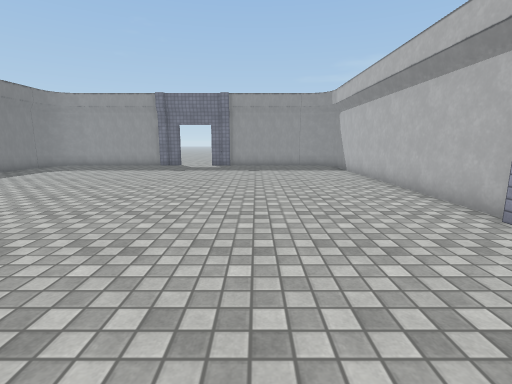
[1] (above)

12 first-person views from a walk through a scene from a Unity 3-D project. The camera is 1.3 m above the floor, tilts 10° down and sees 85° across. The floor is counted in squares, 1 m on a side. Each view is taken from the middle of a square. On the plan, view 1 faces up. The plan holds only what a view shows up to about 13 squares ahead; the rest is blank. The place goes on beyond the plan. The player is left out. Some surface patterns are stand-ins.

[2]
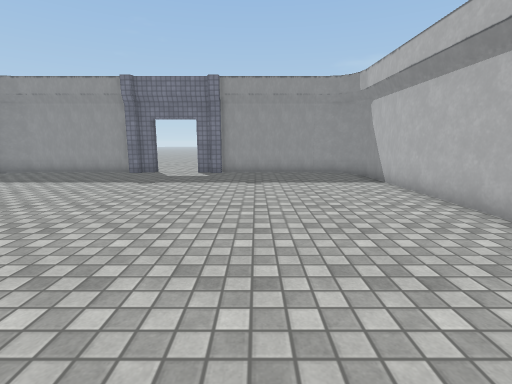

[3]
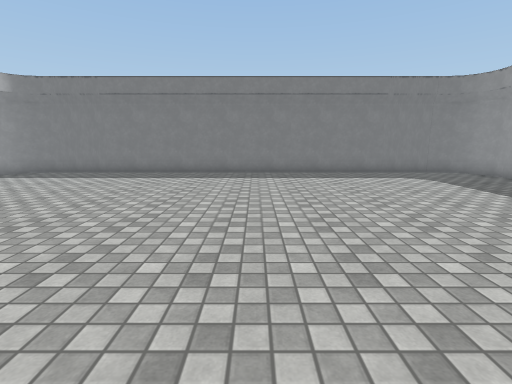

[4]
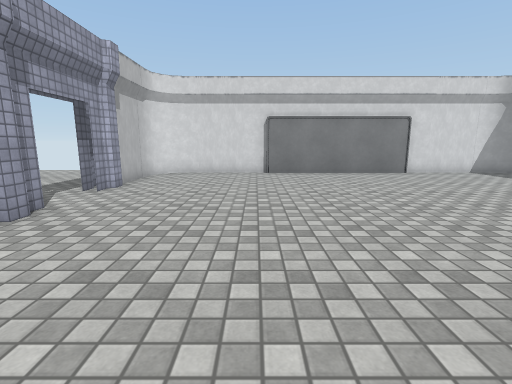

[5]
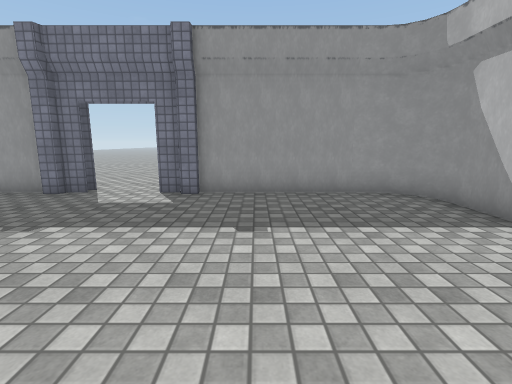

[6]
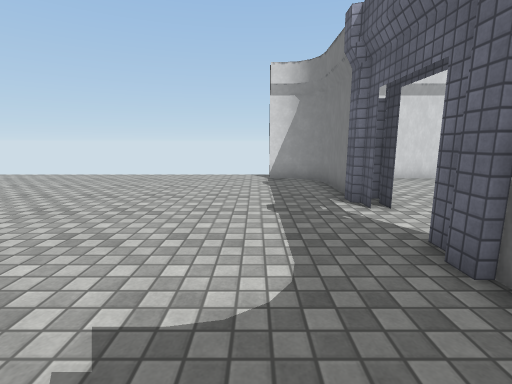

[7]
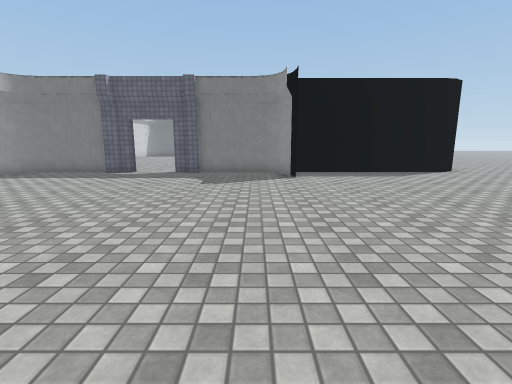

[8]
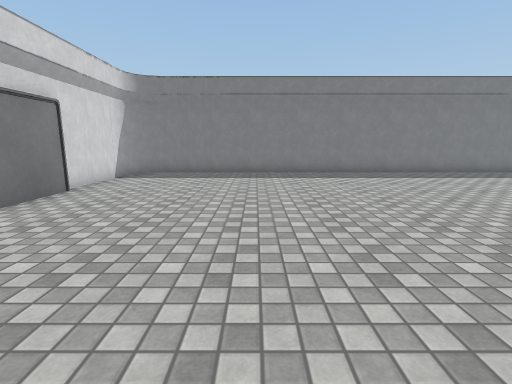

[9]
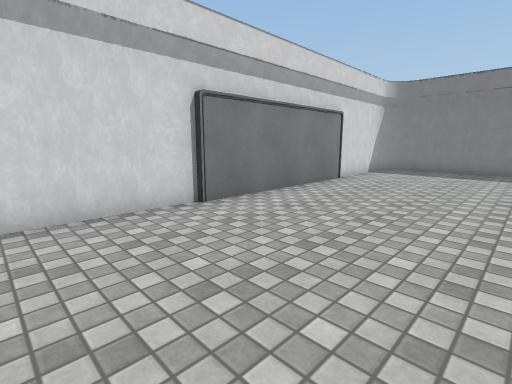

[10]
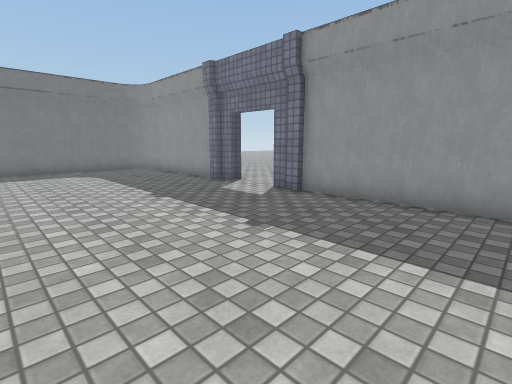

[11]
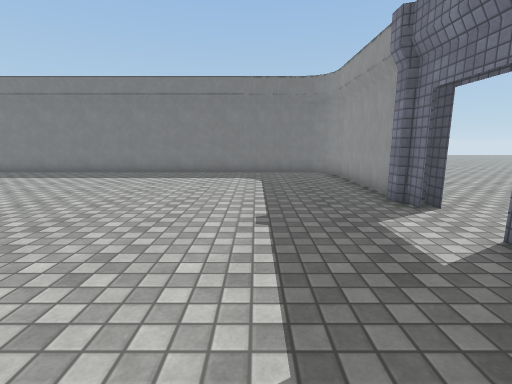

[12]
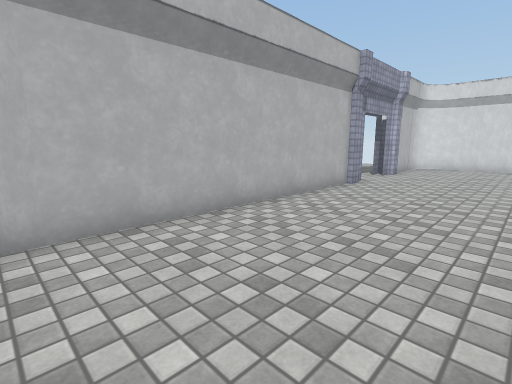

### Floor plan
Points are (right, up) in squares from view 1. A wall is a line through its corners. A room is listed if a view was taken in it or the views show most of it. See-through windows are left out.
Room 1 (views 1, 2, 3, 4, 5, 8, 9, 10, 11, 12)
walls: (4.1, 4) (4.1, 4.5); (4.3, 4.4) (4.3, 14.5); (4.3, 3.4) (4.3, 3.9); (-1.4, 16.1) (-2, 16.1); (-5, 16.1) (-5.5, 16.1); (-1.9, 16.3) (-2.6, 16.3); (-4.4, 16.3) (-5, 16.3); (4.3, 1) (4.3, 1.6); (4, 0.5) (5, 0.5); (-5.5, 16.3) (-9.5, 16.3); (4.1, 0.4) (4.1, 1); (4.7, 1) (4.7, 1.6); (-4.4, 16.7) (-5, 16.7); (-0.5, -3.3) (2.5, -3.3); (-6.6, -3.1) (-0.4, -3.1); (2.6, 16.3) (-1.5, 16.3); (-11.3, 14.5) (-11.3, -1.5); (4.3, -1.5) (4.3, 0.1); (-9.5, -3.3) (-6.6, -3.3)
ways out: opening at (-3.5, 16.5) to room 2; opening at (2.5, -1.5) to room 2; opening at (4.5, 2.5) to room 2; opening at (-10, -2)
Room 2 (views 6, 7)
walls: (6.5, 8.5) (6, 8.5); (6.1, 8.5) (5.6, 8.4); (4.7, 6.6) (4.7, 4.5); (4.9, 4.6) (4.9, 4); (4.7, 4.1) (4.7, 3.4); (4.7, 1.6) (4.7, 1); (4.9, 1) (4.9, 0.5); (4.3, 1.6) (4.3, 1); (4.7, 0.5) (4.7, -1.5); (4.5, 14.6) (4.5, 8.8)
ways out: opening at (-3.5, 16.5) to room 1; opening at (2.5, -1.5) to room 1; opening at (4.5, 2.5) to room 1
objects: other object (3, -3) to (4, -3); other object (4, 16); other object (5, -3) to (6, -2); other object (5, 7) to (5, 8)

Where each view was taken, in squares from view 1:
view 1: 0 up, 0 right, facing up
view 2: 4 up, 0 right, facing up
view 3: 7 up, 1 right, facing left
view 4: 9 up, 0 right, facing down
view 5: 9 up, 0 right, facing up
view 6: 7 up, 7 right, facing down
view 7: 7 up, 17 right, facing left
view 8: 2 up, 1 right, facing left
view 9: 2 up, 3 right, facing down-left
view 10: 10 up, 3 right, facing up-left
view 11: 13 up, 1 right, facing left
view 12: 13 up, 0 right, facing down-right
